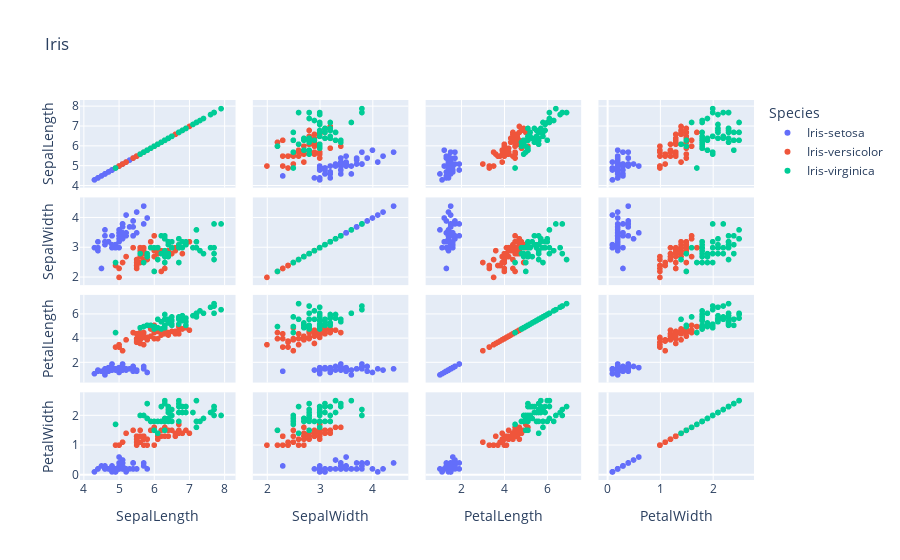

The code cell stored with this chart in its notebook:
### Markdown cell above
### Correlation Visualization

### Code cell
px.scatter_matrix(iris, color='Species', title='Iris', dimensions=['SepalLength','SepalWidth',
                                                                  'PetalLength','PetalWidth'])

### Figure 1 — Plotly figure (JSON) as saved in the notebook; plotly's stock layout.template omitted (floating-point values rounded to 4 significant figures)
{"data": [{"dimensions": [{"axis": {"matches": true}, "label": "SepalLength", "values": [5.1, 4.9, 4.7, 4.6, 5, 5.4, 4.6, 5, 4.4, 4.9, 5.4, 4.8, 4.8, 4.3, 5.8, 5.7, 5.4, 5.1, 5.7, 5.1, 5.4, 5.1, 4.6, 5.1, 4.8, 5, 5, 5.2, 5.2, 4.7, 4.8, 5.4, 5.2, 5.5, 4.9, 5, 5.5, 4.9, 4.4, 5.1, 5, 4.5, 4.4, 5, 5.1, 4.8, 5.1, 4.6, 5.3, 5]}, {"axis": {"matches": true}, "label": "SepalWidth", "values": [3.5, 3, 3.2, 3.1, 3.6, 3.9, 3.4, 3.4, 2.9, 3.1, 3.7, 3.4, 3, 3, 4, 4.4, 3.9, 3.5, 3.8, 3.8, 3.4, 3.7, 3.6, 3.3, 3.4, 3, 3.4, 3.5, 3.4, 3.2, 3.1, 3.4, 4.1, 4.2, 3.1, 3.2, 3.5, 3.1, 3, 3.4, 3.5, 2.3, 3.2, 3.5, 3.8, 3, 3.8, 3.2, 3.7, 3.3]}, {"axis": {"matches": true}, "label": "PetalLength", "values": [1.4, 1.4, 1.3, 1.5, 1.4, 1.7, 1.4, 1.5, 1.4, 1.5, 1.5, 1.6, 1.4, 1.1, 1.2, 1.5, 1.3, 1.4, 1.7, 1.5, 1.7, 1.5, 1, 1.7, 1.9, 1.6, 1.6, 1.5, 1.4, 1.6, 1.6, 1.5, 1.5, 1.4, 1.5, 1.2, 1.3, 1.5, 1.3, 1.5, 1.3, 1.3, 1.3, 1.6, 1.9, 1.4, 1.6, 1.4, 1.5, 1.4]}, {"axis": {"matches": true}, "label": "PetalWidth", "values": [0.2, 0.2, 0.2, 0.2, 0.2, 0.4, 0.3, 0.2, 0.2, 0.1, 0.2, 0.2, 0.1, 0.1, 0.2, 0.4, 0.4, 0.3, 0.3, 0.3, 0.2, 0.4, 0.2, 0.5, 0.2, 0.2, 0.4, 0.2, 0.2, 0.2, 0.2, 0.4, 0.1, 0.2, 0.1, 0.2, 0.2, 0.1, 0.2, 0.2, 0.3, 0.3, 0.2, 0.6, 0.4, 0.3, 0.2, 0.2, 0.2, 0.2]}], "hovertemplate": "Species=Iris-setosa<br>%{xaxis.title.text}=%{x}<br>%{yaxis.title.text}=%{y}<extra></extra>", "legendgroup": "Iris-setosa", "marker": {"color": "#636efa", "symbol": "circle"}, "name": "Iris-setosa", "showlegend": true, "type": "splom"}, {"dimensions": [{"axis": {"matches": true}, "label": "SepalLength", "values": [7, 6.4, 6.9, 5.5, 6.5, 5.7, 6.3, 4.9, 6.6, 5.2, 5, 5.9, 6, 6.1, 5.6, 6.7, 5.6, 5.8, 6.2, 5.6, 5.9, 6.1, 6.3, 6.1, 6.4, 6.6, 6.8, 6.7, 6, 5.7, 5.5, 5.5, 5.8, 6, 5.4, 6, 6.7, 6.3, 5.6, 5.5, 5.5, 6.1, 5.8, 5, 5.6, 5.7, 5.7, 6.2, 5.1, 5.7]}, {"axis": {"matches": true}, "label": "SepalWidth", "values": [3.2, 3.2, 3.1, 2.3, 2.8, 2.8, 3.3, 2.4, 2.9, 2.7, 2, 3, 2.2, 2.9, 2.9, 3.1, 3, 2.7, 2.2, 2.5, 3.2, 2.8, 2.5, 2.8, 2.9, 3, 2.8, 3, 2.9, 2.6, 2.4, 2.4, 2.7, 2.7, 3, 3.4, 3.1, 2.3, 3, 2.5, 2.6, 3, 2.6, 2.3, 2.7, 3, 2.9, 2.9, 2.5, 2.8]}, {"axis": {"matches": true}, "label": "PetalLength", "values": [4.7, 4.5, 4.9, 4, 4.6, 4.5, 4.7, 3.3, 4.6, 3.9, 3.5, 4.2, 4, 4.7, 3.6, 4.4, 4.5, 4.1, 4.5, 3.9, 4.8, 4, 4.9, 4.7, 4.3, 4.4, 4.8, 5, 4.5, 3.5, 3.8, 3.7, 3.9, 5.1, 4.5, 4.5, 4.7, 4.4, 4.1, 4, 4.4, 4.6, 4, 3.3, 4.2, 4.2, 4.2, 4.3, 3, 4.1]}, {"axis": {"matches": true}, "label": "PetalWidth", "values": [1.4, 1.5, 1.5, 1.3, 1.5, 1.3, 1.6, 1, 1.3, 1.4, 1, 1.5, 1, 1.4, 1.3, 1.4, 1.5, 1, 1.5, 1.1, 1.8, 1.3, 1.5, 1.2, 1.3, 1.4, 1.4, 1.7, 1.5, 1, 1.1, 1, 1.2, 1.6, 1.5, 1.6, 1.5, 1.3, 1.3, 1.3, 1.2, 1.4, 1.2, 1, 1.3, 1.2, 1.3, 1.3, 1.1, 1.3]}], "hovertemplate": "Species=Iris-versicolor<br>%{xaxis.title.text}=%{x}<br>%{yaxis.title.text}=%{y}<extra></extra>", "legendgroup": "Iris-versicolor", "marker": {"color": "#EF553B", "symbol": "circle"}, "name": "Iris-versicolor", "showlegend": true, "type": "splom"}, {"dimensions": [{"axis": {"matches": true}, "label": "SepalLength", "values": [6.3, 5.8, 7.1, 6.3, 6.5, 7.6, 4.9, 7.3, 6.7, 7.2, 6.5, 6.4, 6.8, 5.7, 5.8, 6.4, 6.5, 7.7, 7.7, 6, 6.9, 5.6, 7.7, 6.3, 6.7, 7.2, 6.2, 6.1, 6.4, 7.2, 7.4, 7.9, 6.4, 6.3, 6.1, 7.7, 6.3, 6.4, 6, 6.9, 6.7, 6.9, 5.8, 6.8, 6.7, 6.7, 6.3, 6.5, 6.2, 5.9]}, {"axis": {"matches": true}, "label": "SepalWidth", "values": [3.3, 2.7, 3, 2.9, 3, 3, 2.5, 2.9, 2.5, 3.6, 3.2, 2.7, 3, 2.5, 2.8, 3.2, 3, 3.8, 2.6, 2.2, 3.2, 2.8, 2.8, 2.7, 3.3, 3.2, 2.8, 3, 2.8, 3, 2.8, 3.8, 2.8, 2.8, 2.6, 3, 3.4, 3.1, 3, 3.1, 3.1, 3.1, 2.7, 3.2, 3.3, 3, 2.5, 3, 3.4, 3]}, {"axis": {"matches": true}, "label": "PetalLength", "values": [6, 5.1, 5.9, 5.6, 5.8, 6.6, 4.5, 6.3, 5.8, 6.1, 5.1, 5.3, 5.5, 5, 5.1, 5.3, 5.5, 6.7, 6.9, 5, 5.7, 4.9, 6.7, 4.9, 5.7, 6, 4.8, 4.9, 5.6, 5.8, 6.1, 6.4, 5.6, 5.1, 5.6, 6.1, 5.6, 5.5, 4.8, 5.4, 5.6, 5.1, 5.1, 5.9, 5.7, 5.2, 5, 5.2, 5.4, 5.1]}, {"axis": {"matches": true}, "label": "PetalWidth", "values": [2.5, 1.9, 2.1, 1.8, 2.2, 2.1, 1.7, 1.8, 1.8, 2.5, 2, 1.9, 2.1, 2, 2.4, 2.3, 1.8, 2.2, 2.3, 1.5, 2.3, 2, 2, 1.8, 2.1, 1.8, 1.8, 1.8, 2.1, 1.6, 1.9, 2, 2.2, 1.5, 1.4, 2.3, 2.4, 1.8, 1.8, 2.1, 2.4, 2.3, 1.9, 2.3, 2.5, 2.3, 1.9, 2, 2.3, 1.8]}], "hovertemplate": "Species=Iris-virginica<br>%{xaxis.title.text}=%{x}<br>%{yaxis.title.text}=%{y}<extra></extra>", "legendgroup": "Iris-virginica", "marker": {"color": "#00cc96", "symbol": "circle"}, "name": "Iris-virginica", "showlegend": true, "type": "splom"}], "layout": {"dragmode": "select", "legend": {"title": {"text": "Species"}, "tracegroupgap": 0}, "title": {"text": "Iris"}}}
